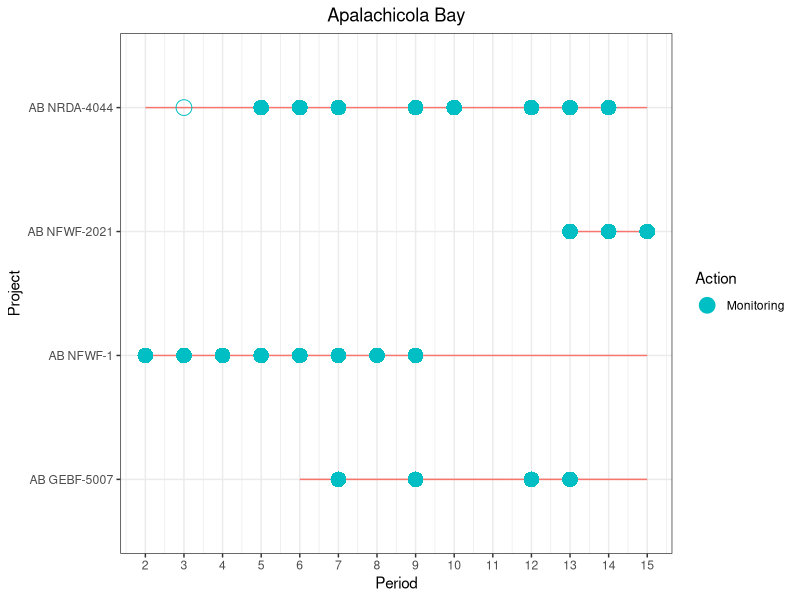

Source code (R): (Note: this script raises an error after producing the figure.)
#https://www.statology.org/gantt-chart-r-ggplot2/
#create data frame

library(ggplot2)

data <- data.frame(name = c('AB NRDA-4044', 'AB GEBF-5007', 'AB NFWF-1', 'AB NFWF-2021'), 
                   start = c(2, 6, 2, 13),
                   end = c(15, 15, 15, 15),
                   action = c('in-water'))

p1<-ggplot(data, aes(x=start, xend=end, y=name, yend=name, color=action)) +
  theme_bw()+ #black grid and white background
  geom_segment(size=3) + #line width
  labs(title='Apalachicola Bay', x='Period', y='Project')+
  scale_x_continuous(breaks=seq(2,15,1))

##now overlap the points below for each project on top of the segment
##so you can see when sampling took place


#make geo points or short segments for the sampling of each project
data1 <- data.frame(name = c('AB NRDA-4044'), 
                   start = c(3, 5, 6, 7, 9, 10, 12, 13, 14),
                   end = c(3, 5, 6, 7, 9, 10, 12, 13, 14),
                   action = c('Monitoring'))

data2 <- data.frame(name = c('AB GEBF-5007'), 
                    start = c(7,9,12,13),
                    end = c(7,9,12,13),
                    action = c('Monitoring'))

data3 <- data.frame(name = c('AB NFWF-1'), 
                    start = c(2,3,4,5,6,7,8,9),
                    end = c(2,3,4,5,6,7,8,9),
                    action = c('Monitoring'))

data4 <- data.frame(name = c('AB NFWF-2021'), 
                    start = c(13,14,15),
                    end = c(13,14,15),
                    action = c('Monitoring'))


# names(data)
# names(data1)
# 
# z<-rbind(data,data1,data2,data3,data4)
# 
# names(z)
# unique(z$action)
# 
# 
# ggplot(z, aes(x=start, xend=end, y=name, yend=name, color=action)) +
#   geom_segment(size=2)+
#   scale_x_continuous(breaks=seq(2,15,1))+
#   geom_point(size=5,aes(x=start,y=name, color=action))+#here is the problem I only want geom_point for action = "monitoring"
#   theme_bw()+ #black grid and white background
#   labs(title='Apalachicola Bay', x='Time', y='Project')
#   
# 
# 
# ####from Matt
# z_new<-rbind(data1,data2,data3,data4) 
# 
# gg_color_hue <- function(n) {
#   hues = seq(15, 375, length = n + 1)
#   hcl(h = hues, l = 65, c = 100)[1:n]
# }
# 
# colors<-gg_color_hue(2)
# 
# ggplot() +
#   
#   geom_segment(data=data,aes(x=start, xend=end, y=name, yend=name),size=1.5,color=colors[1])+
#   
#   scale_x_continuous(breaks=seq(2,15,1))+
#   
#   geom_point(data=z_new,aes(x=start,y=name, color=action),size=5)+#here is the problem I only want geom_point for action = "monitoring"
#   
#   theme_bw()+ #black grid and white background
#   
#   labs(title='Apalachicola Bay', x='period', y='Project',color="Action")+
#   
#   theme(plot.title = element_text(hjust=0.5))+
#   
#   scale_color_manual(values=colors[2]) 
# 
# ggsave("AB_gantt_type.png", width = 10, height = 10)

#from Matt 2

z_new<-rbind(data1,data2,data3,data4) 

z_new$Sampling_Size<-"Normal"
z_new$Sampling_Size[1]<-"Abnormal"

gg_color_hue <- function(n) {
  hues = seq(15, 375, length = n + 1)
  hcl(h = hues, l = 65, c = 100)[1:n]
}

colors<-gg_color_hue(2)

p1<-ggplot() +
  
  geom_segment(data=data,aes(x=start, xend=end, y=name, yend=name),size=0.5,color=colors[1])+
  
  scale_x_continuous(breaks=seq(2,15,1))+
  
  geom_point(data=z_new,aes(x=start,y=name, color=action,shape=Sampling_Size),size=5)+
  
  theme_bw()+
  
  labs(title='Apalachicola Bay', x='Period', y='Project',color="Action")+
  
  theme(plot.title = element_text(hjust=0.5))+
  
  scale_color_manual(values=colors[2])+
  
  scale_shape_manual(guide="none",values=c(1,16))


#period 2 is 2015
#period 3 is 2016
#period 4 is 
#period 15 is 2022

p2<- p1 +
  

  theme(plot.margin = unit(c(1, 1, 4, 1), "lines"),
        axis.title.x = element_blank(),
        axis.text.x = element_blank()) +
  coord_cartesian(clip = "off") +
  annotate(geom = "text",
           x = seq(from = 2, to = 15, by = 1),
           y = 0,
           label = seq(from = 2, to = 15, by = 1),
           vjust = 3.5) +
  annotate(geom = "text",
           x = seq(from = 2, to = 15, by = 1),
           y = 0,
           label = seq(from = 2015, to = 2022, by = 1),
           vjust = 5)
p2


ggsave("AB_gantt_type.png", width = 10, height = 10)


# 
# unique(z$action)
# 
# p1+geom_segment(data1,aes(x=start, xend=end, y=name, yend=name, color=action))
# 
# p1+geom_point()
# 
# 
# test<-ggplot()+
# geom_point(data1[data1$name=="NFWF-1"],aes(x=start, xend=end, y=name, yend=name, color=action))